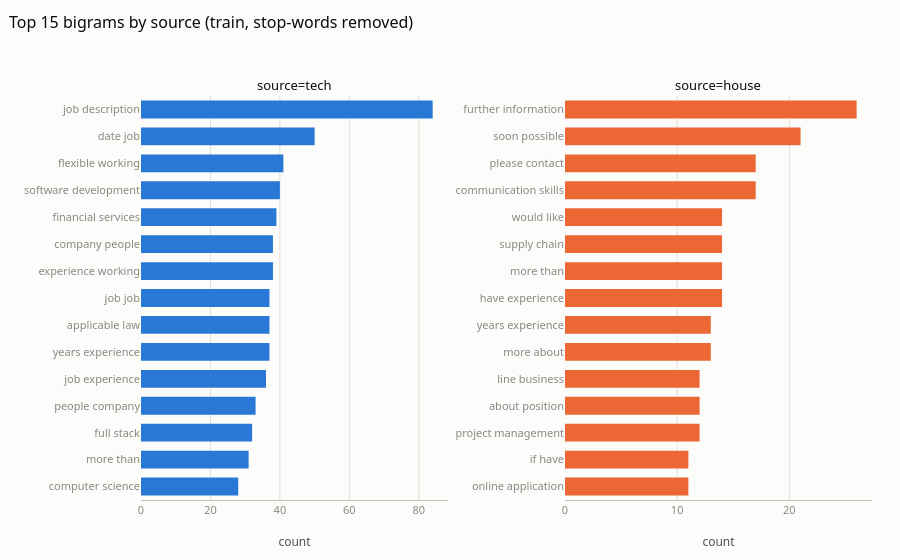

Notebook cell for this chart:
### Code cell
STOP = set("the a an and or of to in with for on at by is are be as our you your we will this that from".split())
def ngrams(rows, n=2, top=15):
    c = collections.Counter()
    for r in rows:
        toks = [t.lower() for t in r["tokens"] if t.isalpha() and t.lower() not in STOP]
        c.update(zip(*[toks[i:] for i in range(n)]))
    return pd.DataFrame([{"ngram": " ".join(k), "count": v} for k, v in c.most_common(top)])
bi = pd.concat([ngrams([r for r in train_rows if r["source"] == s]).assign(source=s) for s in ["tech", "house"]])
fig = px.bar(bi.sort_values("count"), x="count", y="ngram", color="source", facet_col="source", orientation="h",
             facet_col_spacing=0.16, category_orders={"source": ["tech", "house"]}, title="Top 15 bigrams by source (train, stop-words removed)")
fig.update_yaxes(matches=None, showticklabels=True, title="")
fig.update_xaxes(matches=None)
fig.update_layout(height=620, showlegend=False)
viz.save_fig(fig, "eda01_ngrams_tech_vs_house", "Top bigrams per source: tech postings are about software development, experience and flexible working; house postings mix application boilerplate ('further information', 'please contact') with business domains ('supply chain', 'project management').", height=620)
fig

### Figure 1 — Plotly figure (JSON) as saved in the notebook; plotly's stock layout.template omitted (floating-point values rounded to 4 significant figures)
{"data": [{"hovertemplate": "source=tech<br>count=%{x}<br>ngram=%{y}<extra></extra>", "legendgroup": "tech", "marker": {"color": "#2a78d6", "pattern": {"shape": ""}}, "name": "tech", "orientation": "h", "showlegend": true, "textposition": "auto", "type": "bar", "x": [28, 31, 32, 33, 36, 37, 37, 37, 38, 38, 39, 40, 41, 50, 84], "xaxis": "x", "y": ["computer science", "more than", "full stack", "people company", "job experience", "years experience", "applicable law", "job job", "experience working", "company people", "financial services", "software development", "flexible working", "date job", "job description"], "yaxis": "y"}, {"hovertemplate": "source=house<br>count=%{x}<br>ngram=%{y}<extra></extra>", "legendgroup": "house", "marker": {"color": "#eb6834", "pattern": {"shape": ""}}, "name": "house", "orientation": "h", "showlegend": true, "textposition": "auto", "type": "bar", "x": [11, 11, 12, 12, 12, 13, 13, 14, 14, 14, 14, 17, 17, 21, 26], "xaxis": "x2", "y": ["online application", "if have", "project management", "about position", "line business", "more about", "years experience", "have experience", "more than", "supply chain", "would like", "communication skills", "please contact", "soon possible", "further information"], "yaxis": "y2"}], "layout": {"annotations": [{"font": {}, "showarrow": false, "text": "source=tech", "x": 0.21, "xanchor": "center", "xref": "paper", "y": 1.0, "yanchor": "bottom", "yref": "paper"}, {"font": {}, "showarrow": false, "text": "source=house", "x": 0.79, "xanchor": "center", "xref": "paper", "y": 1.0, "yanchor": "bottom", "yref": "paper"}], "autosize": true, "barmode": "relative", "legend": {"title": {"text": "source"}, "tracegroupgap": 0}, "showlegend": false, "title": {"text": "Top 15 bigrams by source (train, stop-words removed)"}, "xaxis": {"anchor": "y", "domain": [0.0, 0.42], "title": {"text": "count"}}, "xaxis2": {"anchor": "y2", "domain": [0.58, 1.0], "title": {"text": "count"}}, "yaxis": {"anchor": "x", "domain": [0.0, 1.0], "showticklabels": true, "title": {"text": ""}}, "yaxis2": {"anchor": "x2", "domain": [0.0, 1.0], "showticklabels": true, "title": {"text": ""}}}}
